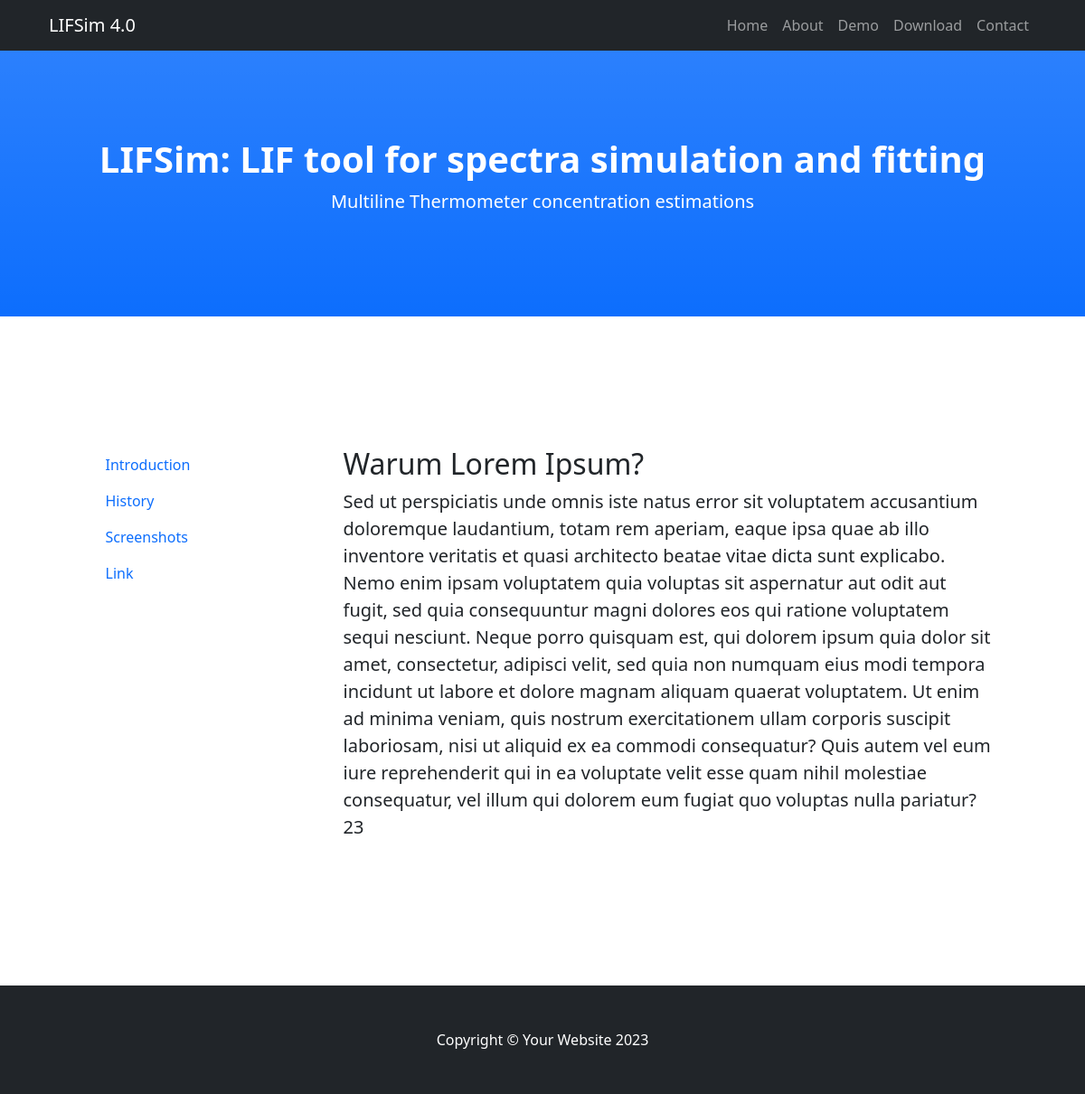
The page /about/ on the database its author committed.
### pages/models.py (models this page shows, shortened)
class About(models.Model):
    title = models.CharField(max_length=250)
    description = models.TextField()
    image = models.ImageField(upload_to='about/')
    class Meta:
        verbose_name = 'about'
        verbose_name_plural = 'abouts'

### pages/views.py (the view)
# urls.py: path("about/", AboutView.as_view(), name="about"),
class AboutView(generic.TemplateView):
    template_name = "home/about.html"
    def get_context_data(self, **kwargs):
        context = {
            'about': About.objects.first()
        }
        return context

### templates/home/about.html
{% extends 'base.html' %}
{% block content %}
        <section id="about">
            <div class="container px-4">
                <div class="row gx-4 justify-content-center">
                    <div class="col-lg-3">
                        <nav class="nav flex-column">
                      <a class="nav-link active" aria-current="page" href="#">Introduction</a>
                      <a class="nav-link" href="#">History</a>
                      <a class="nav-link" href="#">Screenshots</a>
                            <a class="nav-link" href="#">Link</a>
                        </nav>
                    </div>
                    <div class="col-lg-8">
                        <h2>{{ about.title }}</h2>
                        <p class="lead">{{ about.description }}</p>
                    </div>
                </div>
            </div>
        </section>
{% endblock content %}

### rows shown on the page
About: title "Warum Lorem Ipsum?", description "Sed ut perspiciatis unde omnis iste natus error sit voluptatem accusantium doloremque laudantium, totam rem aperiam, eaque ipsa quae ab illo inventore veritatis et quasi architecto beatae vitae dicta sunt explicabo. Nemo enim ipsam voluptatem quia voluptas sit aspernatur aut odit aut fugit, sed quia consequuntur magni dolores eos qui ratione voluptatem sequi nesciunt. Neque porro quisquam est, qui dolorem ipsum quia dolor sit amet, consectetur, adipisci velit, sed quia non numquam eius modi tempora incidunt ut labore et dolore magnam aliquam quaerat voluptatem. Ut enim ad minima veniam, quis nostrum exercitationem ullam corporis suscipit laboriosam, nisi ut aliquid ex ea commodi…"
